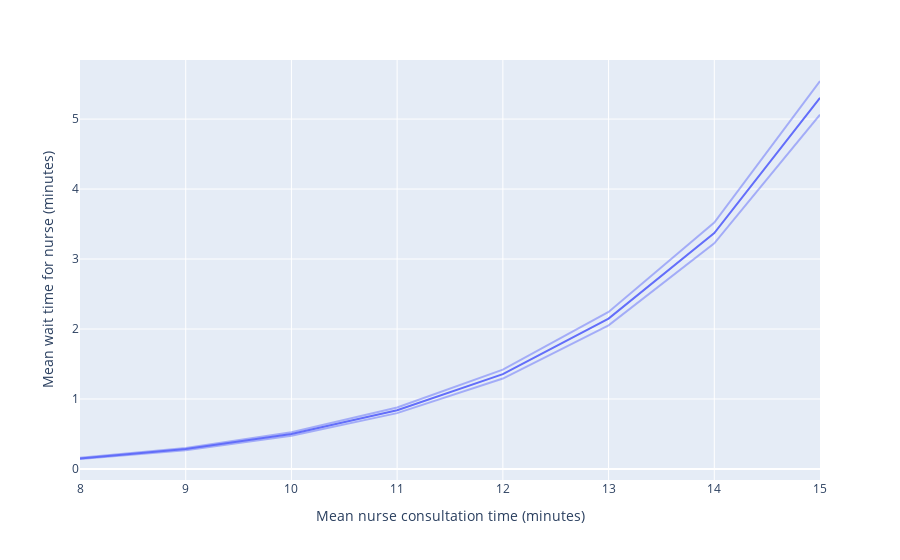

The notebook cell saved with this chart:
### Code cell
result, fig = plot_scenario(
    results=sensitivity_consult,
    x_var='mean_n_consult_time',
    result_var='mean_q_time_nurse',
    colour_var=None,
    xaxis_title='Mean nurse consultation time (minutes)',
    yaxis_title='Mean wait time for nurse (minutes)',
    legend_title='Nurses'
)

fig.show()

fig.write_image(os.path.join(output_dir, 'sensitivity_consult_time.png'))

### Figure 1 — Plotly figure (JSON) as saved in the notebook; plotly's stock layout.template omitted (floating-point values rounded to 4 significant figures)
{"data": [{"hovertemplate": "mean_n_consult_time=%{x}<br>mean=%{y}<extra></extra>", "legendgroup": "", "line": {"color": "#636efa", "dash": "solid"}, "marker": {"symbol": "circle"}, "mode": "lines", "name": "", "orientation": "v", "showlegend": false, "type": "scatter", "x": [8, 9, 10, 11, 12, 13, 14, 15], "xaxis": "x", "y": [0.1512, 0.2839, 0.499, 0.8385, 1.356, 2.148, 3.372, 5.303], "yaxis": "y"}, {"hovertemplate": "mean_n_consult_time=%{x}<br>ci_upper=%{y}<extra></extra>", "legendgroup": "", "line": {"color": "#636efa", "dash": "solid"}, "marker": {"symbol": "circle"}, "mode": "lines", "name": "", "opacity": 0.5, "orientation": "v", "showlegend": false, "type": "scatter", "x": [8, 9, 10, 11, 12, 13, 14, 15], "xaxis": "x", "y": [0.1598, 0.2991, 0.5238, 0.879, 1.419, 2.244, 3.52, 5.544], "yaxis": "y"}, {"hovertemplate": "mean_n_consult_time=%{x}<br>ci_lower=%{y}<extra></extra>", "legendgroup": "", "line": {"color": "#636efa", "dash": "solid"}, "marker": {"symbol": "circle"}, "mode": "lines", "name": "", "opacity": 0.5, "orientation": "v", "showlegend": false, "type": "scatter", "x": [8, 9, 10, 11, 12, 13, 14, 15], "xaxis": "x", "y": [0.1425, 0.2688, 0.4743, 0.798, 1.292, 2.053, 3.224, 5.062], "yaxis": "y"}], "layout": {"legend": {"title": {"text": "Nurses"}, "tracegroupgap": 0}, "margin": {"t": 60}, "xaxis": {"anchor": "y", "domain": [0, 1], "title": {"text": "Mean nurse consultation time (minutes)"}}, "yaxis": {"anchor": "x", "domain": [0, 1], "title": {"text": "Mean wait time for nurse (minutes)"}}}}
